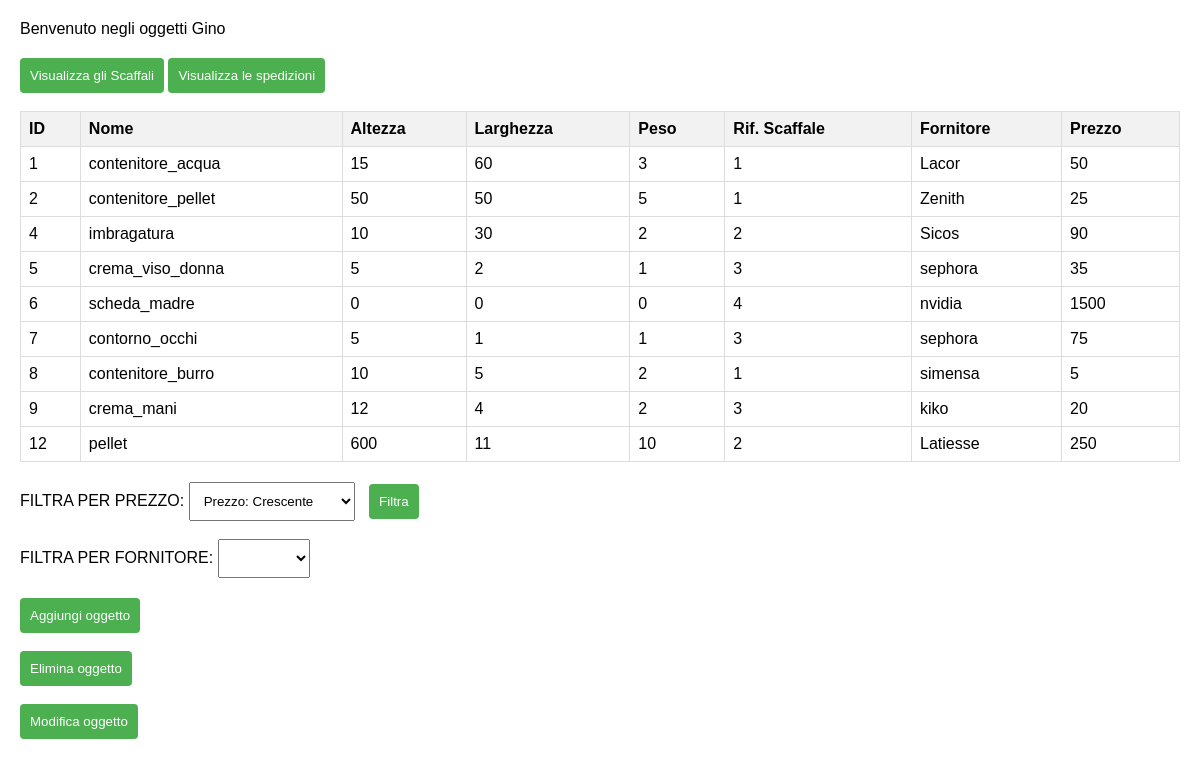
Page /protetta.php (signed in) on the earlier database version.
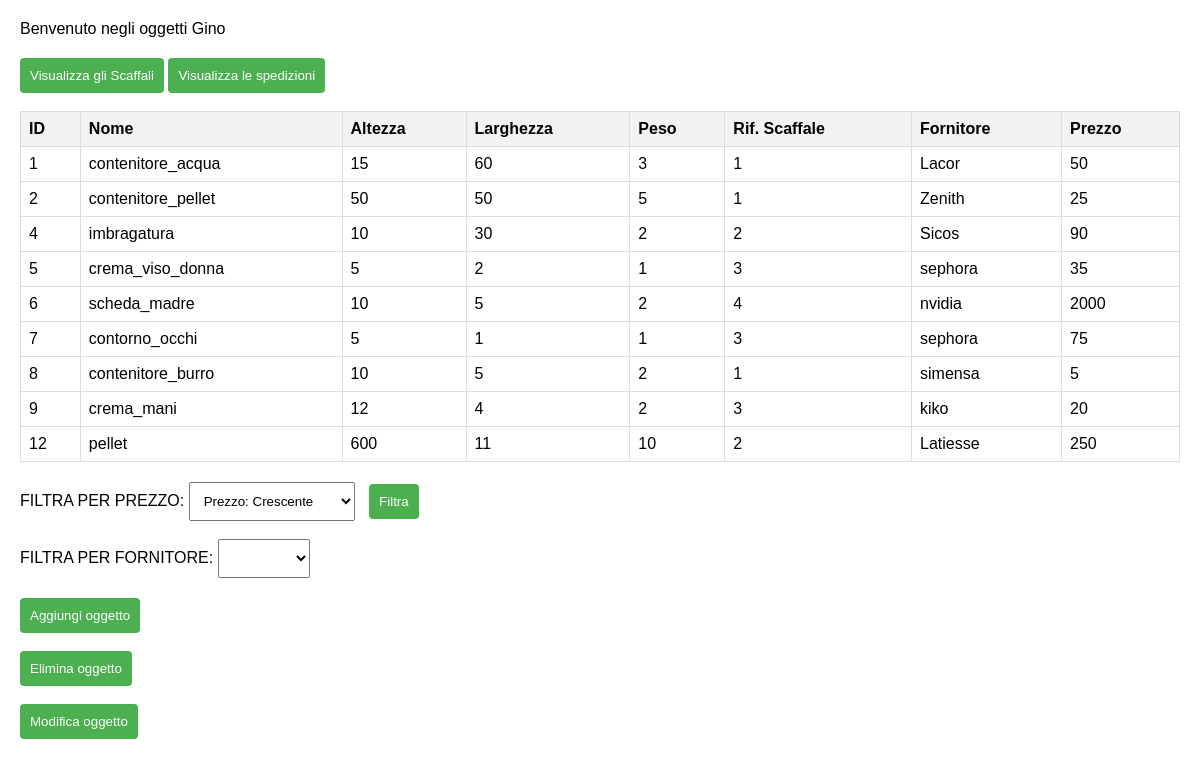
Same page on the later database version.
### tables this page shows
CREATE TABLE `oggetti` (
  `id` int(11) NOT NULL,
  `nome` varchar(30) NOT NULL,
  `altezza` int(11) NOT NULL,
  `larghezza` int(11) NOT NULL,
  `peso` int(11) NOT NULL,
  `rif_scaffale` int(11) NOT NULL,
  `Fornitori` varchar(30) NOT NULL,
  `Prezzo` int(11) NOT NULL
);

### protetta.php (the view, shortened to what this page needs)
<?php
require "credenziali.php";
if (isset($_SESSION["UTENTE"])) {
    echo '<link rel="stylesheet" type="text/css" href="style_protetta.css">';
    echo "Benvenuto negli oggetti " . $_SESSION["UTENTE"];
    echo "<footer>
        <button onclick='redirectToPage(\"scaffale.php\")'>Visualizza gli Scaffali</button>
        <button onclick='redirectToPage(\"spedizioni.php\")'>Visualizza le spedizioni</button>
      </footer><br>";
    try {
        $conn = new PDO("mysql:host=$servername;dbname=$dbname", $username, $password);
        $conn->setAttribute(PDO::ATTR_ERRMODE, PDO::ERRMODE_EXCEPTION);
        $sql = 'SELECT * FROM oggetti';
        $statement = $conn->query($sql);
        if ($statement->rowCount() > 0) {
            echo "<table>
                    <tr>
                        <th>ID</th>
                        <th>Nome</th>
                        <th>Altezza</th>
                        <th>Larghezza</th>
                        <th>Peso</th>
                        <th>Rif. Scaffale</th>
                        <th>Fornitore</th>
                        <th>Prezzo</th>
                    </tr>";
            while ($row = $statement->fetch(PDO::FETCH_ASSOC)) {
                echo "<tr>
                        <td>{$row['id']}</td>
                        <td>{$row['nome']}</td>
                        <td>{$row['altezza']}</td>
                        <td>{$row['larghezza']}</td>
                        <td>{$row['peso']}</td>
                        <td>{$row['rif_scaffale']}</td>
                        <td>{$row['Fornitori']}</td>
                        <td>{$row['Prezzo']}</td>
                    </tr> ";
            }
            echo "</table>";
            echo"<form method='POST'>";
             echo"<label for='my_html_select_box'>FILTRA PER PREZZO: </label>
                    <select name='my_html_select_box'>
                        <option>Prezzo: Crescente</option>
                        <option>Prezzo: Decrescente</option>
                    </select>
                    <button type='submit'>Filtra</button><br><br>";
            try{
                $conn = new PDO("mysql:host=$servername;dbname=$dbname", $username, $password);
                $conn->setAttribute(PDO::ATTR_ERRMODE, PDO::ERRMODE_EXCEPTION);
                $queryvenditori = 'SELECT DISTINCT Fornitori FROM oggetti';
                $statementforn = $conn->prepare($queryvenditori);
                $statementforn->execute();
                $fornitori = $statementforn->fetchAll();
                echo'<label>FILTRA PER FORNITORE: </label>';
                echo '<select name="select_fornitori">';
                echo' <option> </option>';
                foreach ($fornitori as $fornitore) {
                    echo'  <option>' . $fornitore['Fornitori'] . '</option>';
                }
                echo '</select>';
                echo"</form>";
            } catch (PDOException $e) {echo "Connection failed: " . $e->getMessage();}
            echo"<button onclick='redirectToPage(\"aggiungi_oggetto.php\")'>Aggiungi oggetto</button><br><br>";
            echo"<button onclick='redirectToPage(\"elimina_oggetto.php\")'>Elimina oggetto</button><br><br>";
            echo"<button onclick='redirectToPage(\"modifica_oggetto.php\")'>Modifica oggetto</button>";
        } else {
            echo "Nessun risultato trovato";
        }
    } catch (PDOException $e) {
        echo "Connection failed: " . $e->getMessage();
    } finally {
        $conn = null;
    }
    echo "</body>
        </html>";
} else {
    echo "Accesso non consentito";
}
?>

### style_protetta.css (style rules this page uses)
table { width: 100%; border-collapse: collapse; margin-bottom: 20px; }
th, td { border: 1px solid #dddddd; text-align: left; padding: 8px; }
th { background-color: #f2f2f2; }
form { margin-bottom: 20px; }
footer { margin-top: 20px; }
button { padding: 10px; cursor: pointer; background-color: #4CAF50; color: white; border: none; border-radius: 4px; }
select, button[type='submit'] { padding: 10px; margin-right: 10px; }

Differences in the rows shown:
changed oggetti "scheda_madre": altezza "0" → "10"; larghezza "0" → "5"; peso "0" → "2"; Prezzo "1500" → "2000"
